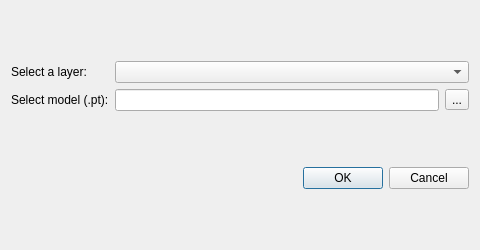
<?xml version="1.0" encoding="UTF-8"?>
<ui version="4.0">
 <class>DisplayInfoDialogBase</class>
 <widget class="QDialog" name="DisplayInfoDialogBase">
  <property name="geometry">
   <rect>
    <x>0</x>
    <y>0</y>
    <width>480</width>
    <height>250</height>
   </rect>
  </property>
  <property name="windowTitle">
   <string>Display Info</string>
  </property>

  <layout class="QVBoxLayout" name="verticalLayout">
   <item>
    <layout class="QGridLayout" name="gridLayout">

     <!-- Label and ComboBox for selecting layer -->
     <item row="0" column="0">
      <widget class="QLabel" name="label_layer">
       <property name="text">
        <string>Select a layer:</string>
       </property>
      </widget>
     </item>
     <item row="0" column="1">
      <widget class="QComboBox" name="comboBox"/>
     </item>

     <!-- Label and LineEdit+Button for selecting model -->
     <item row="1" column="0">
      <widget class="QLabel" name="label_model">
       <property name="text">
        <string>Select model (.pt):</string>
       </property>
      </widget>
     </item>
     <item row="1" column="1">
      <layout class="QHBoxLayout" name="horizontalLayout">
       <item>
        <widget class="QLineEdit" name="lineEdit"/>
       </item>
       <item>
        <widget class="QToolButton" name="toolButton">
         <property name="text">
          <string>...</string>
         </property>
        </widget>
       </item>
      </layout>
     </item>
    </layout>
   </item>

   <!-- OK / Cancel buttons -->
   <item>
    <widget class="QDialogButtonBox" name="button_box">
     <property name="standardButtons">
      <set>QDialogButtonBox::Ok|QDialogButtonBox::Cancel</set>
     </property>
    </widget>
   </item>
  </layout>

 </widget>

 <resources/>
 <connections>
  <connection>
   <sender>button_box</sender>
   <signal>accepted()</signal>
   <receiver>DisplayInfoDialogBase</receiver>
   <slot>accept()</slot>
  </connection>
  <connection>
   <sender>button_box</sender>
   <signal>rejected()</signal>
   <receiver>DisplayInfoDialogBase</receiver>
   <slot>reject()</slot>
  </connection>
 </connections>
</ui>
